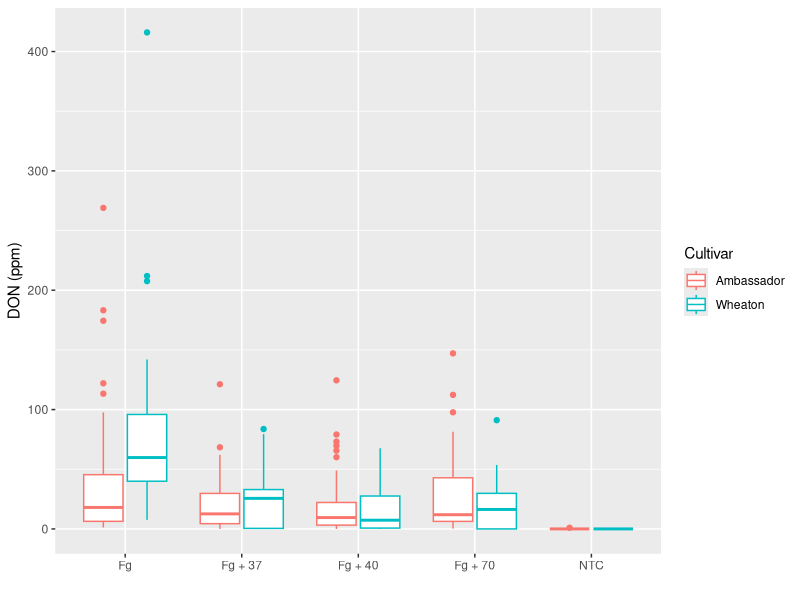
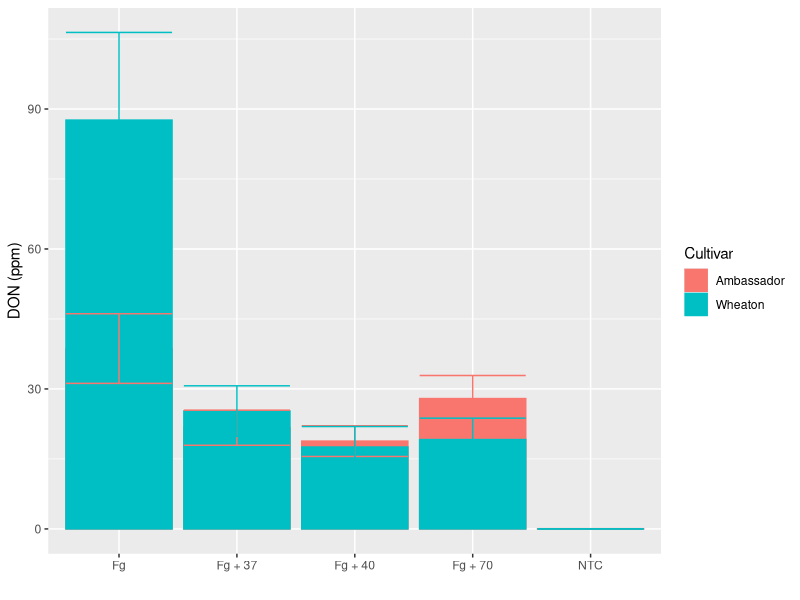
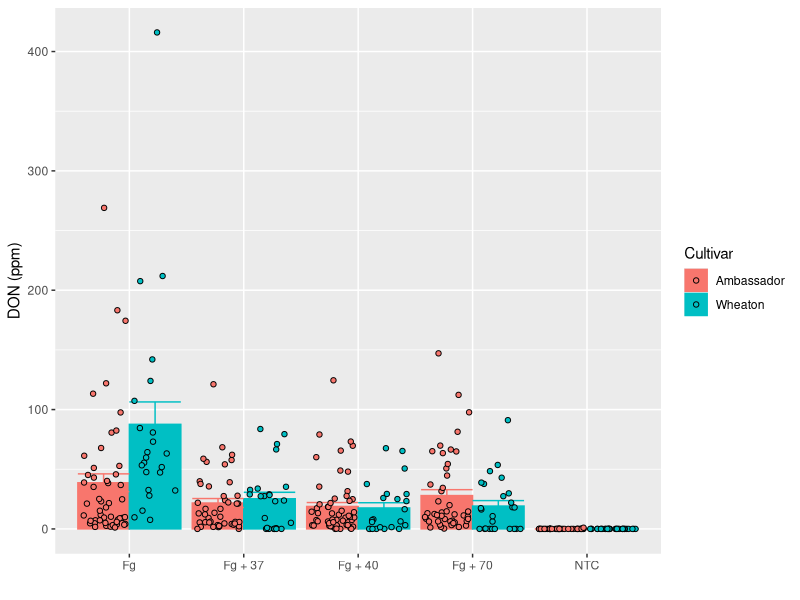
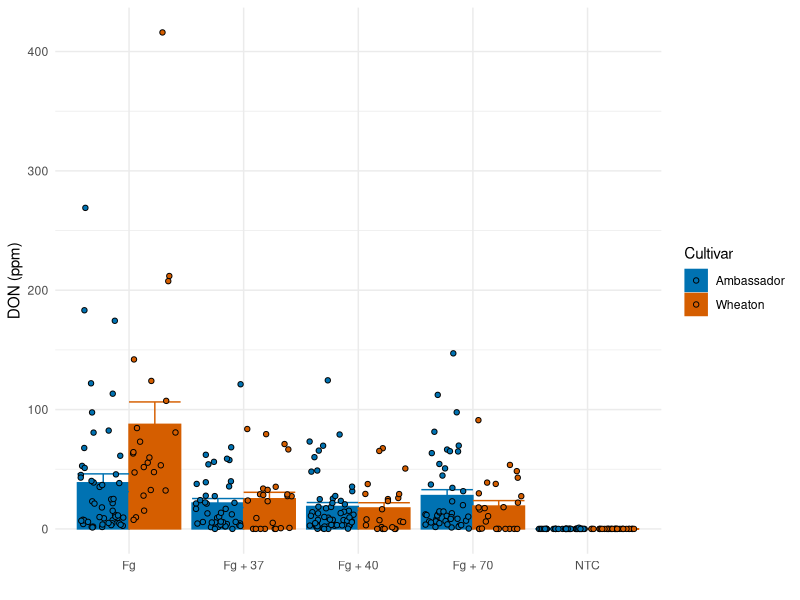
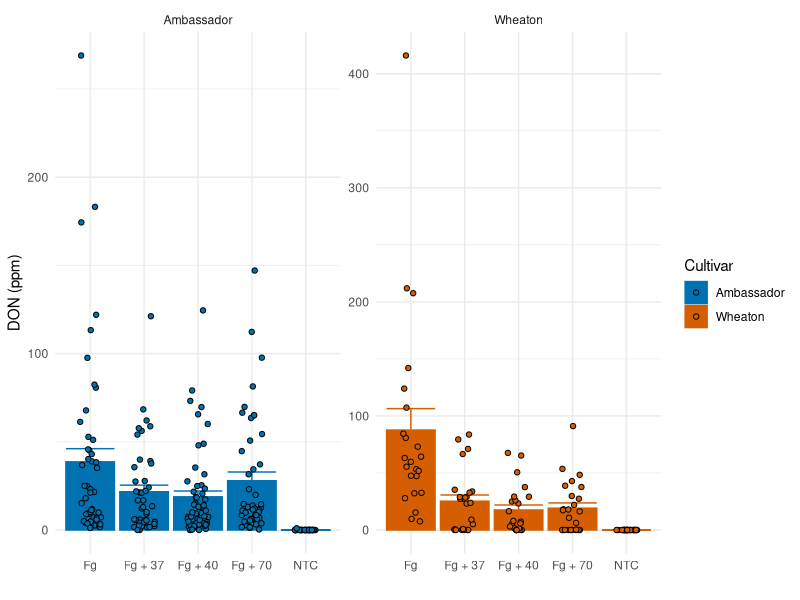
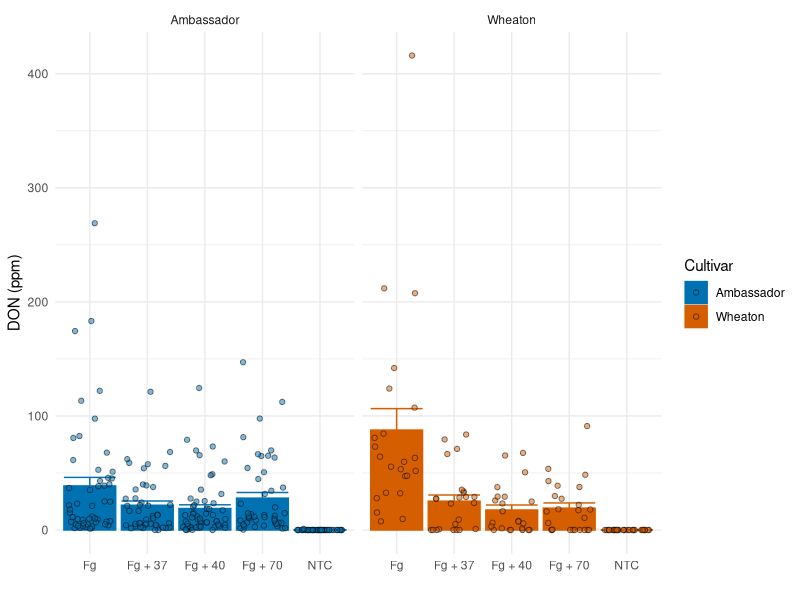

Reproduce these figures in R, in order.
#read in data
mycotoxindata <- read.csv("MycotoxinData.csv")

#load in ggplot
library(ggplot2)

str(mycotoxindata)

#change DON from character vector to numeric vector 
mycotoxindata$DON <- as.numeric(mycotoxindata$DON)

#make a boxplot 
ggplot(mycotoxindata, aes(x = Treatment, y = DON, color = Cultivar)) + 
  geom_boxplot() + 
  xlab("") + 
  ylab("DON (ppm)") 

#bar chart with SE bars 
ggplot(mycotoxindata, aes(x = Treatment, y = DON, color = Cultivar, fill = Cultivar)) + 
  stat_summary(fun = mean, geom="bar") +
  stat_summary(fun.data = mean_se, geom = "errorbar") + 
  xlab("") + 
  ylab("DON (ppm)")

#add points to foreground of bar chart, set shape and color of points
ggplot(mycotoxindata, aes(x = Treatment, y = DON, color = Cultivar, fill = Cultivar))+
  stat_summary(fun = mean, geom="bar",position = "dodge") +
  stat_summary(fun.data = mean_se, geom = "errorbar", position = "dodge") + 
  xlab("") + 
  ylab("DON (ppm)") + geom_point(position=position_jitterdodge(dodge.width=0.9), shape = 21, colour = "black")


cbbPalette <- c("#000000", "#E69F00", "#56B4E9", "#009E73", "#F0E442",
                "#0072B2", "#D55E00", "#CC79A7")


#change the fill color of points and boxplots to ones in the colorblind palette
ggplot(mycotoxindata, aes(x = Treatment, y = DON, color = Cultivar, fill=Cultivar)) + 
  stat_summary(fun = mean, geom="bar",position = "dodge") +
  stat_summary(fun.data = mean_se, geom = "errorbar", position = "dodge") + 
  xlab("") + 
  ylab("DON (ppm)") + geom_point(position=position_jitterdodge(dodge.width=0.9), shape = 21, colour = "black")+
  theme_minimal() +
  scale_fill_manual(values = c("Ambassador" = "#0072B2", "Wheaton" = "#D55E00")) + 
  scale_color_manual(values = c("Ambassador" = "#0072B2", "Wheaton" = "#D55E00"))

#add a facet based on the cultivar
ggplot(mycotoxindata, aes(x = Treatment, y = DON, color = Cultivar, fill=Cultivar)) + 
  stat_summary(fun = mean, geom="bar",position = "dodge") +
  stat_summary(fun.data = mean_se, geom = "errorbar", position = "dodge") + 
  xlab("") + 
  ylab("DON (ppm)") + geom_point(position=position_jitterdodge(dodge.width=0.9), shape = 21, colour = "black")+
  theme_minimal() +
  scale_fill_manual(values = c("Ambassador" = "#0072B2", "Wheaton" = "#D55E00")) + 
  scale_color_manual(values = c("Ambassador" = "#0072B2", "Wheaton" = "#D55E00")) +
  facet_wrap(~Cultivar, scales = "free")

#make our points more transparent using alpha and geom jitter
ggplot(mycotoxindata, aes(x = Treatment, y = DON, color = Cultivar, fill=Cultivar)) + 
  stat_summary(fun = mean, geom="bar") +
  stat_summary(fun.data = mean_se, geom = "errorbar") + 
  xlab("") + 
  ylab("DON (ppm)") + geom_jitter(alpha = 0.5, shape = 21, colour = "black")+
  theme_minimal() +
  scale_fill_manual(values = c("Ambassador" = "#0072B2", "Wheaton" = "#D55E00")) + 
  scale_color_manual(values = c("Ambassador" = "#0072B2", "Wheaton" = "#D55E00")) +
  facet_wrap(~Cultivar)
